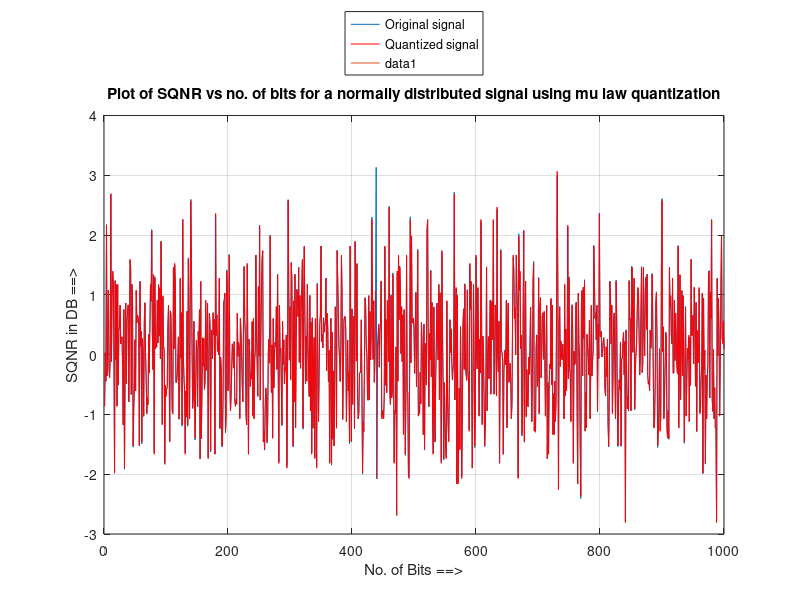

The MATLAB source for this figure:

%% Q. 4 (Matlab)
%% Quantize the data (part (b)) using mu law quantizer and plot the SQNR
%% vs. the number of bits.
%% (a) Quantize this data using 2, 4, and 8 bits. In each case, compute the SQNR (noise in this 
%% case is difference between the original signal and the quantized signal). Plot the SQNR (in dB) vs.
%% the number of bits. (b) Repeat a for x~ N(0,1)


clear all;
clc;

display('Executing assignment - 1 question 4(c) for normal distribution...');

%% The number of samples taken is 1000
sample_size = 1000;

%% Create an array to store the signal samples and the clipped signals
signal=[1:sample_size];
compressed_signal = [1:sample_size];

%% Generate the random variable uniformaly distributed N(0,1)
display ('Taking 1000 samples of the normally distributed random variable.');
signal = randn(size(signal));

%% Create an array to hold the SQNR for the N=2,4,8
SQNR=[1:3];
N=[2;4;8];

%% First write a quantizer for mp = 1 and N = 2, 4, 8 bits
mp = 1;
%% Set the ymax for mu law.
Ymax = 1;

%% In mu law, we do not need to clip the signal, that is a great feeling

%% Find the Xmax of the signal, it will mostly be close to 1
Xmax = abs(signal(1));
for i=2:sample_size
    if (abs(signal(i)) > Xmax)
        Xmax = abs(signal(i));
    end
end

%% define the mu law compander formula
display(' ');
display('Defining the mu law compander and expander for mu = 255');
mu = 255;
mu_law_compander = @(x) Ymax*log(1+(mu*abs(x)/Xmax))/log(1+mu)
mu_law_expander = @(y) (Xmax/mu)*(exp(abs(y)*log(1+mu)/Ymax) - 1)

%% We compress the signal based on mu law

display('Compressing the signal');
for i=1:sample_size
    compressed_signal(i) = mu_law_compander(signal(i));
    % This check is for the signum function
    if (signal(i) <0)
        compressed_signal(i) = -compressed_signal(i);
    end
end

display('Run a loop to find SQNR for 2,4 and 8 bits.');
display(' ');
%% Find delta first, = 2mp/L
for bits=1:size(N)
    L = 2 ^ N(bits);
    delta = 2 * mp / L;
    %Create an array of size L, which holds the quantizer levels
    level=[1:L];
    %Initialize the first quantization level
    level(1) = (-mp) + (delta/2);
    
    display('Determing the quantization levels ...');
    %Now run a for loop to set the quantizer levels or boundaries
    for i=2:L
        level(i) = level(i-1) + (delta);
    end

    %Now for each value in the signal, we need to quantize it and store it
    %in Q, then store the noise in noise vector
    Q=[1:sample_size];
    noise=[1:sample_size];

    display('Quantizing and computing the noise for each sample...');
    %%Here the idea is to find in which range the signal value falls into, and
    %%then we find the quantized value and compute the noise.
    for i=1:sample_size
        for j=1:L
            val = level(j)+(delta/2);
            if (compressed_signal(i) < val)
                Q(i)=level(j);
                break;
            end;
        end;
    end;

    %Compute the noise by the diff between actual signal val and quanti val
     for i=1:sample_size
         % First apply the expander on the quantized value i.e. decoding
         decoded = mu_law_expander(Q(i));
         % This check is for the signum function
         if (Q(i) < 0)
             decoded=-decoded;
         end
         % FInding the noise as the diff between actual and decoded
         noise(i) = signal(i) - decoded;
         Q(i) = decoded;
     end
     
    %Now find the mean of the signal power(S) and noise power (Nq)
    display('Finding the mean signal power (S) and mean noise power(Nq).');
    S = 0;
    Nq = 0;
    for i=1:sample_size
        S = S + signal(i)^2;
        Nq = Nq + noise(i)^2;
    end

    S
    Nq

    %Find the SQNR in DB
    SQNR(bits) = 10 * log10(S/Nq);
    %Repeat the loop for all values of N = 2, 4, 8
end

display('The SQNR for N = 2, 4, 8 is :');
SQNR

%% Plot the SQNR in DB vs no of bits
display ('Plot the quantized signal and original signal');

plot([1:sample_size], signal);

grid on;
zoom on;
hold on;

plot([1:sample_size], Q, 'r');

xlabel('Time ==>');
ylabel('Signal amplitude ==>');
title('Plot of quantized and original signal');
legend('Original signal','Quantized signal','Location','NorthOutside');

pause;
display(' ');
display ('Plot the SQNR in DB vs no of bits');

plot(N,SQNR);

grid on;
xlabel('No. of Bits ==>');
ylabel('SQNR in DB ==>');
title('Plot of SQNR vs no. of bits for a normally distributed signal using mu law quantization');
